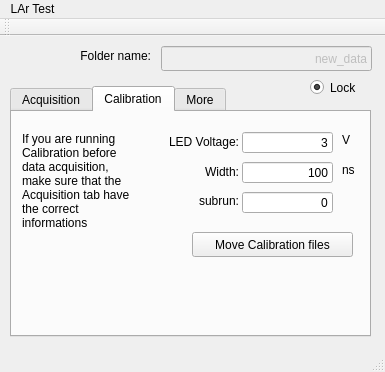
<?xml version="1.0" encoding="UTF-8"?>
<ui version="4.0">
 <class>MainWindow</class>
 <widget class="QMainWindow" name="MainWindow">
  <property name="geometry">
   <rect>
    <x>0</x>
    <y>0</y>
    <width>385</width>
    <height>372</height>
   </rect>
  </property>
  <property name="sizePolicy">
   <sizepolicy hsizetype="Expanding" vsizetype="Preferred">
    <horstretch>0</horstretch>
    <verstretch>0</verstretch>
   </sizepolicy>
  </property>
  <property name="minimumSize">
   <size>
    <width>385</width>
    <height>372</height>
   </size>
  </property>
  <property name="maximumSize">
   <size>
    <width>385</width>
    <height>372</height>
   </size>
  </property>
  <property name="windowTitle">
   <string>MainWindow</string>
  </property>
  <widget class="QWidget" name="centralWidget">
   <widget class="QLineEdit" name="primary_name">
    <property name="enabled">
     <bool>false</bool>
    </property>
    <property name="geometry">
     <rect>
      <x>161</x>
      <y>10</y>
      <width>211</width>
      <height>25</height>
     </rect>
    </property>
    <property name="sizePolicy">
     <sizepolicy hsizetype="Fixed" vsizetype="Fixed">
      <horstretch>0</horstretch>
      <verstretch>0</verstretch>
     </sizepolicy>
    </property>
    <property name="text">
     <string>new_data</string>
    </property>
    <property name="alignment">
     <set>Qt::AlignRight|Qt::AlignTrailing|Qt::AlignVCenter</set>
    </property>
    <property name="readOnly">
     <bool>false</bool>
    </property>
   </widget>
   <widget class="QTabWidget" name="tabWidget">
    <property name="enabled">
     <bool>true</bool>
    </property>
    <property name="geometry">
     <rect>
      <x>10</x>
      <y>50</y>
      <width>361</width>
      <height>251</height>
     </rect>
    </property>
    <property name="currentIndex">
     <number>1</number>
    </property>
    <widget class="QWidget" name="tab">
     <attribute name="title">
      <string>Acquisition</string>
     </attribute>
     <widget class="QLabel" name="label_3">
      <property name="geometry">
       <rect>
        <x>24</x>
        <y>90</y>
        <width>67</width>
        <height>17</height>
       </rect>
      </property>
      <property name="text">
       <string>Voltage:</string>
      </property>
      <property name="alignment">
       <set>Qt::AlignRight|Qt::AlignTrailing|Qt::AlignVCenter</set>
      </property>
     </widget>
     <widget class="QLineEdit" name="run">
      <property name="geometry">
       <rect>
        <x>94</x>
        <y>30</y>
        <width>91</width>
        <height>21</height>
       </rect>
      </property>
      <property name="text">
       <string>0</string>
      </property>
      <property name="alignment">
       <set>Qt::AlignRight|Qt::AlignTrailing|Qt::AlignVCenter</set>
      </property>
      <property name="readOnly">
       <bool>false</bool>
      </property>
     </widget>
     <widget class="QLineEdit" name="voltage">
      <property name="geometry">
       <rect>
        <x>94</x>
        <y>90</y>
        <width>91</width>
        <height>21</height>
       </rect>
      </property>
      <property name="text">
       <string>42.3</string>
      </property>
      <property name="alignment">
       <set>Qt::AlignRight|Qt::AlignTrailing|Qt::AlignVCenter</set>
      </property>
     </widget>
     <widget class="QPushButton" name="button_movefile">
      <property name="geometry">
       <rect>
        <x>250</x>
        <y>50</y>
        <width>89</width>
        <height>25</height>
       </rect>
      </property>
      <property name="text">
       <string>Move files</string>
      </property>
     </widget>
     <widget class="QLabel" name="label">
      <property name="geometry">
       <rect>
        <x>24</x>
        <y>30</y>
        <width>67</width>
        <height>17</height>
       </rect>
      </property>
      <property name="text">
       <string>Run:</string>
      </property>
      <property name="alignment">
       <set>Qt::AlignRight|Qt::AlignTrailing|Qt::AlignVCenter</set>
      </property>
     </widget>
     <widget class="QLineEdit" name="subrun">
      <property name="geometry">
       <rect>
        <x>94</x>
        <y>60</y>
        <width>91</width>
        <height>21</height>
       </rect>
      </property>
      <property name="text">
       <string>0</string>
      </property>
      <property name="alignment">
       <set>Qt::AlignRight|Qt::AlignTrailing|Qt::AlignVCenter</set>
      </property>
     </widget>
     <widget class="QPushButton" name="pushButton_2">
      <property name="geometry">
       <rect>
        <x>250</x>
        <y>140</y>
        <width>89</width>
        <height>25</height>
       </rect>
      </property>
      <property name="palette">
       <palette>
        <active>
         <colorrole role="Button">
          <brush brushstyle="SolidPattern">
           <color alpha="255">
            <red>239</red>
            <green>41</green>
            <blue>41</blue>
           </color>
          </brush>
         </colorrole>
         <colorrole role="Light">
          <brush brushstyle="SolidPattern">
           <color alpha="255">
            <red>255</red>
            <green>51</green>
            <blue>51</blue>
           </color>
          </brush>
         </colorrole>
         <colorrole role="Midlight">
          <brush brushstyle="SolidPattern">
           <color alpha="255">
            <red>229</red>
            <green>25</green>
            <blue>25</blue>
           </color>
          </brush>
         </colorrole>
         <colorrole role="Dark">
          <brush brushstyle="SolidPattern">
           <color alpha="255">
            <red>102</red>
            <green>0</green>
            <blue>0</blue>
           </color>
          </brush>
         </colorrole>
         <colorrole role="Mid">
          <brush brushstyle="SolidPattern">
           <color alpha="255">
            <red>136</red>
            <green>0</green>
            <blue>0</blue>
           </color>
          </brush>
         </colorrole>
         <colorrole role="Base">
          <brush brushstyle="SolidPattern">
           <color alpha="255">
            <red>239</red>
            <green>41</green>
            <blue>41</blue>
           </color>
          </brush>
         </colorrole>
         <colorrole role="Window">
          <brush brushstyle="SolidPattern">
           <color alpha="255">
            <red>239</red>
            <green>41</green>
            <blue>41</blue>
           </color>
          </brush>
         </colorrole>
         <colorrole role="Shadow">
          <brush brushstyle="SolidPattern">
           <color alpha="255">
            <red>0</red>
            <green>0</green>
            <blue>0</blue>
           </color>
          </brush>
         </colorrole>
         <colorrole role="AlternateBase">
          <brush brushstyle="SolidPattern">
           <color alpha="255">
            <red>229</red>
            <green>127</green>
            <blue>127</blue>
           </color>
          </brush>
         </colorrole>
        </active>
        <inactive>
         <colorrole role="Button">
          <brush brushstyle="SolidPattern">
           <color alpha="255">
            <red>239</red>
            <green>41</green>
            <blue>41</blue>
           </color>
          </brush>
         </colorrole>
         <colorrole role="Light">
          <brush brushstyle="SolidPattern">
           <color alpha="255">
            <red>255</red>
            <green>51</green>
            <blue>51</blue>
           </color>
          </brush>
         </colorrole>
         <colorrole role="Midlight">
          <brush brushstyle="SolidPattern">
           <color alpha="255">
            <red>229</red>
            <green>25</green>
            <blue>25</blue>
           </color>
          </brush>
         </colorrole>
         <colorrole role="Dark">
          <brush brushstyle="SolidPattern">
           <color alpha="255">
            <red>102</red>
            <green>0</green>
            <blue>0</blue>
           </color>
          </brush>
         </colorrole>
         <colorrole role="Mid">
          <brush brushstyle="SolidPattern">
           <color alpha="255">
            <red>136</red>
            <green>0</green>
            <blue>0</blue>
           </color>
          </brush>
         </colorrole>
         <colorrole role="Base">
          <brush brushstyle="SolidPattern">
           <color alpha="255">
            <red>239</red>
            <green>41</green>
            <blue>41</blue>
           </color>
          </brush>
         </colorrole>
         <colorrole role="Window">
          <brush brushstyle="SolidPattern">
           <color alpha="255">
            <red>239</red>
            <green>41</green>
            <blue>41</blue>
           </color>
          </brush>
         </colorrole>
         <colorrole role="Shadow">
          <brush brushstyle="SolidPattern">
           <color alpha="255">
            <red>0</red>
            <green>0</green>
            <blue>0</blue>
           </color>
          </brush>
         </colorrole>
         <colorrole role="AlternateBase">
          <brush brushstyle="SolidPattern">
           <color alpha="255">
            <red>229</red>
            <green>127</green>
            <blue>127</blue>
           </color>
          </brush>
         </colorrole>
        </inactive>
        <disabled>
         <colorrole role="Button">
          <brush brushstyle="SolidPattern">
           <color alpha="255">
            <red>239</red>
            <green>41</green>
            <blue>41</blue>
           </color>
          </brush>
         </colorrole>
         <colorrole role="Light">
          <brush brushstyle="SolidPattern">
           <color alpha="255">
            <red>255</red>
            <green>51</green>
            <blue>51</blue>
           </color>
          </brush>
         </colorrole>
         <colorrole role="Midlight">
          <brush brushstyle="SolidPattern">
           <color alpha="255">
            <red>229</red>
            <green>25</green>
            <blue>25</blue>
           </color>
          </brush>
         </colorrole>
         <colorrole role="Dark">
          <brush brushstyle="SolidPattern">
           <color alpha="255">
            <red>102</red>
            <green>0</green>
            <blue>0</blue>
           </color>
          </brush>
         </colorrole>
         <colorrole role="Mid">
          <brush brushstyle="SolidPattern">
           <color alpha="255">
            <red>136</red>
            <green>0</green>
            <blue>0</blue>
           </color>
          </brush>
         </colorrole>
         <colorrole role="Base">
          <brush brushstyle="SolidPattern">
           <color alpha="255">
            <red>239</red>
            <green>41</green>
            <blue>41</blue>
           </color>
          </brush>
         </colorrole>
         <colorrole role="Window">
          <brush brushstyle="SolidPattern">
           <color alpha="255">
            <red>239</red>
            <green>41</green>
            <blue>41</blue>
           </color>
          </brush>
         </colorrole>
         <colorrole role="Shadow">
          <brush brushstyle="SolidPattern">
           <color alpha="255">
            <red>0</red>
            <green>0</green>
            <blue>0</blue>
           </color>
          </brush>
         </colorrole>
         <colorrole role="AlternateBase">
          <brush brushstyle="SolidPattern">
           <color alpha="255">
            <red>204</red>
            <green>0</green>
            <blue>0</blue>
           </color>
          </brush>
         </colorrole>
        </disabled>
       </palette>
      </property>
      <property name="autoFillBackground">
       <bool>false</bool>
      </property>
      <property name="styleSheet">
       <string notr="true">background-color: rgb(239, 41, 41);
</string>
      </property>
      <property name="text">
       <string>Finish run</string>
      </property>
      <property name="autoDefault">
       <bool>false</bool>
      </property>
      <property name="default">
       <bool>false</bool>
      </property>
      <property name="flat">
       <bool>false</bool>
      </property>
     </widget>
     <widget class="QLineEdit" name="threshold">
      <property name="geometry">
       <rect>
        <x>94</x>
        <y>120</y>
        <width>91</width>
        <height>21</height>
       </rect>
      </property>
      <property name="text">
       <string>20</string>
      </property>
      <property name="alignment">
       <set>Qt::AlignRight|Qt::AlignTrailing|Qt::AlignVCenter</set>
      </property>
     </widget>
     <widget class="QLabel" name="label_6">
      <property name="geometry">
       <rect>
        <x>194</x>
        <y>120</y>
        <width>41</width>
        <height>16</height>
       </rect>
      </property>
      <property name="text">
       <string>ADC</string>
      </property>
     </widget>
     <widget class="QLabel" name="label_2">
      <property name="geometry">
       <rect>
        <x>24</x>
        <y>60</y>
        <width>67</width>
        <height>17</height>
       </rect>
      </property>
      <property name="text">
       <string>subrun:</string>
      </property>
      <property name="alignment">
       <set>Qt::AlignRight|Qt::AlignTrailing|Qt::AlignVCenter</set>
      </property>
     </widget>
     <widget class="QLabel" name="label_5">
      <property name="geometry">
       <rect>
        <x>194</x>
        <y>90</y>
        <width>16</width>
        <height>16</height>
       </rect>
      </property>
      <property name="text">
       <string>V</string>
      </property>
     </widget>
     <widget class="QLabel" name="label_4">
      <property name="geometry">
       <rect>
        <x>10</x>
        <y>120</y>
        <width>81</width>
        <height>20</height>
       </rect>
      </property>
      <property name="text">
       <string>Threshold:</string>
      </property>
      <property name="alignment">
       <set>Qt::AlignRight|Qt::AlignTrailing|Qt::AlignVCenter</set>
      </property>
     </widget>
     <widget class="QLineEdit" name="extra">
      <property name="geometry">
       <rect>
        <x>94</x>
        <y>180</y>
        <width>91</width>
        <height>21</height>
       </rect>
      </property>
      <property name="styleSheet">
       <string notr="true"/>
      </property>
      <property name="text">
       <string/>
      </property>
      <property name="alignment">
       <set>Qt::AlignRight|Qt::AlignTrailing|Qt::AlignVCenter</set>
      </property>
     </widget>
     <widget class="QLabel" name="label_7">
      <property name="geometry">
       <rect>
        <x>10</x>
        <y>180</y>
        <width>81</width>
        <height>20</height>
       </rect>
      </property>
      <property name="text">
       <string>Extra info:</string>
      </property>
      <property name="alignment">
       <set>Qt::AlignRight|Qt::AlignTrailing|Qt::AlignVCenter</set>
      </property>
     </widget>
     <widget class="QLabel" name="triggerCh">
      <property name="geometry">
       <rect>
        <x>10</x>
        <y>150</y>
        <width>81</width>
        <height>20</height>
       </rect>
      </property>
      <property name="text">
       <string>Trigger Ch:</string>
      </property>
      <property name="alignment">
       <set>Qt::AlignRight|Qt::AlignTrailing|Qt::AlignVCenter</set>
      </property>
     </widget>
     <widget class="QLineEdit" name="trigger_channel">
      <property name="geometry">
       <rect>
        <x>94</x>
        <y>150</y>
        <width>91</width>
        <height>21</height>
       </rect>
      </property>
      <property name="styleSheet">
       <string notr="true"/>
      </property>
      <property name="text">
       <string>Ch0</string>
      </property>
      <property name="alignment">
       <set>Qt::AlignRight|Qt::AlignTrailing|Qt::AlignVCenter</set>
      </property>
     </widget>
     <widget class="QRadioButton" name="calibration_check">
      <property name="geometry">
       <rect>
        <x>201</x>
        <y>180</y>
        <width>141</width>
        <height>23</height>
       </rect>
      </property>
      <property name="layoutDirection">
       <enum>Qt::RightToLeft</enum>
      </property>
      <property name="text">
       <string>Calibration done</string>
      </property>
     </widget>
    </widget>
    <widget class="QWidget" name="tab_2">
     <attribute name="title">
      <string>Calibration</string>
     </attribute>
     <widget class="QLineEdit" name="led_width">
      <property name="geometry">
       <rect>
        <x>230</x>
        <y>50</y>
        <width>91</width>
        <height>21</height>
       </rect>
      </property>
      <property name="text">
       <string>100</string>
      </property>
      <property name="alignment">
       <set>Qt::AlignRight|Qt::AlignTrailing|Qt::AlignVCenter</set>
      </property>
     </widget>
     <widget class="QLabel" name="LED_voltage">
      <property name="geometry">
       <rect>
        <x>136</x>
        <y>20</y>
        <width>91</width>
        <height>20</height>
       </rect>
      </property>
      <property name="text">
       <string>LED Voltage:</string>
      </property>
      <property name="alignment">
       <set>Qt::AlignRight|Qt::AlignTrailing|Qt::AlignVCenter</set>
      </property>
     </widget>
     <widget class="QLineEdit" name="led_voltage">
      <property name="geometry">
       <rect>
        <x>230</x>
        <y>20</y>
        <width>91</width>
        <height>21</height>
       </rect>
      </property>
      <property name="text">
       <string>3</string>
      </property>
      <property name="alignment">
       <set>Qt::AlignRight|Qt::AlignTrailing|Qt::AlignVCenter</set>
      </property>
      <property name="readOnly">
       <bool>false</bool>
      </property>
     </widget>
     <widget class="QLabel" name="width">
      <property name="geometry">
       <rect>
        <x>136</x>
        <y>50</y>
        <width>91</width>
        <height>20</height>
       </rect>
      </property>
      <property name="text">
       <string>Width:</string>
      </property>
      <property name="alignment">
       <set>Qt::AlignRight|Qt::AlignTrailing|Qt::AlignVCenter</set>
      </property>
     </widget>
     <widget class="QLabel" name="label_8">
      <property name="geometry">
       <rect>
        <x>330</x>
        <y>20</y>
        <width>16</width>
        <height>16</height>
       </rect>
      </property>
      <property name="text">
       <string>V</string>
      </property>
     </widget>
     <widget class="QLabel" name="label_9">
      <property name="geometry">
       <rect>
        <x>330</x>
        <y>50</y>
        <width>16</width>
        <height>16</height>
       </rect>
      </property>
      <property name="text">
       <string>ns</string>
      </property>
     </widget>
     <widget class="QPushButton" name="button_movefile_2">
      <property name="geometry">
       <rect>
        <x>180</x>
        <y>120</y>
        <width>161</width>
        <height>25</height>
       </rect>
      </property>
      <property name="text">
       <string>Move Calibration files</string>
      </property>
     </widget>
     <widget class="QTabWidget" name="tabWidget_2">
      <property name="geometry">
       <rect>
        <x>30</x>
        <y>250</y>
        <width>127</width>
        <height>80</height>
       </rect>
      </property>
      <widget class="QWidget" name="tab_3">
       <attribute name="title">
        <string>Tab 1</string>
       </attribute>
      </widget>
      <widget class="QWidget" name="tab_4">
       <attribute name="title">
        <string>Tab 2</string>
       </attribute>
      </widget>
     </widget>
     <widget class="QLabel" name="Information">
      <property name="geometry">
       <rect>
        <x>10</x>
        <y>20</y>
        <width>111</width>
        <height>151</height>
       </rect>
      </property>
      <property name="autoFillBackground">
       <bool>false</bool>
      </property>
      <property name="text">
       <string>If you are running Calibration before data acquisition, make sure that the Acquisition tab have the correct informations</string>
      </property>
      <property name="textFormat">
       <enum>Qt::AutoText</enum>
      </property>
      <property name="scaledContents">
       <bool>false</bool>
      </property>
      <property name="alignment">
       <set>Qt::AlignLeading|Qt::AlignLeft|Qt::AlignTop</set>
      </property>
      <property name="wordWrap">
       <bool>true</bool>
      </property>
     </widget>
     <widget class="QLineEdit" name="subrun_2">
      <property name="geometry">
       <rect>
        <x>230</x>
        <y>80</y>
        <width>91</width>
        <height>21</height>
       </rect>
      </property>
      <property name="text">
       <string>0</string>
      </property>
      <property name="alignment">
       <set>Qt::AlignRight|Qt::AlignTrailing|Qt::AlignVCenter</set>
      </property>
     </widget>
     <widget class="QLabel" name="label_11">
      <property name="geometry">
       <rect>
        <x>160</x>
        <y>80</y>
        <width>67</width>
        <height>17</height>
       </rect>
      </property>
      <property name="text">
       <string>subrun:</string>
      </property>
      <property name="alignment">
       <set>Qt::AlignRight|Qt::AlignTrailing|Qt::AlignVCenter</set>
      </property>
     </widget>
    </widget>
    <widget class="QWidget" name="tab_5">
     <attribute name="title">
      <string>More</string>
     </attribute>
     <widget class="QLineEdit" name="file_type">
      <property name="geometry">
       <rect>
        <x>284</x>
        <y>10</y>
        <width>61</width>
        <height>21</height>
       </rect>
      </property>
      <property name="text">
       <string>.dat</string>
      </property>
      <property name="alignment">
       <set>Qt::AlignRight|Qt::AlignTrailing|Qt::AlignVCenter</set>
      </property>
      <property name="readOnly">
       <bool>false</bool>
      </property>
     </widget>
     <widget class="QLabel" name="file_type_2">
      <property name="geometry">
       <rect>
        <x>190</x>
        <y>10</y>
        <width>91</width>
        <height>20</height>
       </rect>
      </property>
      <property name="text">
       <string>File type:</string>
      </property>
      <property name="alignment">
       <set>Qt::AlignRight|Qt::AlignTrailing|Qt::AlignVCenter</set>
      </property>
     </widget>
    </widget>
   </widget>
   <widget class="QLabel" name="label_10">
    <property name="geometry">
     <rect>
      <x>60</x>
      <y>10</y>
      <width>91</width>
      <height>20</height>
     </rect>
    </property>
    <property name="text">
     <string>Folder name:</string>
    </property>
    <property name="alignment">
     <set>Qt::AlignRight|Qt::AlignTrailing|Qt::AlignVCenter</set>
    </property>
   </widget>
   <widget class="QRadioButton" name="lock_folder">
    <property name="enabled">
     <bool>true</bool>
    </property>
    <property name="geometry">
     <rect>
      <x>310</x>
      <y>40</y>
      <width>61</width>
      <height>23</height>
     </rect>
    </property>
    <property name="text">
     <string>Lock</string>
    </property>
    <property name="checkable">
     <bool>true</bool>
    </property>
    <property name="checked">
     <bool>true</bool>
    </property>
    <property name="autoExclusive">
     <bool>false</bool>
    </property>
   </widget>
  </widget>
  <widget class="QToolBar" name="mainToolBar">
   <attribute name="toolBarArea">
    <enum>TopToolBarArea</enum>
   </attribute>
   <attribute name="toolBarBreak">
    <bool>false</bool>
   </attribute>
  </widget>
  <widget class="QStatusBar" name="statusBar"/>
  <widget class="QMenuBar" name="menuBar">
   <property name="geometry">
    <rect>
     <x>0</x>
     <y>0</y>
     <width>385</width>
     <height>22</height>
    </rect>
   </property>
   <widget class="QMenu" name="menuLAr_Test">
    <property name="title">
     <string>LAr Test</string>
    </property>
   </widget>
   <addaction name="menuLAr_Test"/>
  </widget>
 </widget>
 <layoutdefault spacing="6" margin="11"/>
 <resources/>
 <connections/>
</ui>
